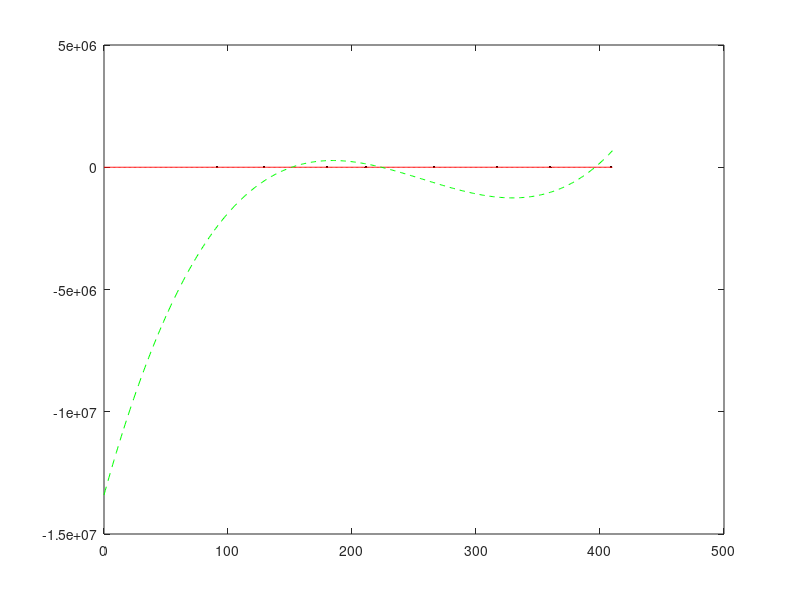

The MATLAB source for this figure:
%25m
time = [91 91 91  129 129 129 180 180 180 211 211 211 266 266 266 ...
        317 317 317 360 360 360 409 409 409];


growth = [115 162 133 187 166 163 188 170 179 152 155 160 132 209 ...
          166 259 227 250 237 311 220 211 326 254];

% 15m
time =	[91 91 91 129 129 129 180 180 180 211 211 211 266 266 266 ...
         317 317 317 360 360 360 409 409 409];
growth = [117.743 99.2933333333	96.718 180.5616666667 167.8133333333 ...
          153.3453333333 158.25	150.9446666667 134.1823333333 188.849 ...
          164.6823333333 203.2726666667	176.7323333333 112.318 ...
          206.6976666667 198.3906666667	222.1063333333	239.009 ...
          318.1553333333 244.739 348.1586666667	295.4226666667	311.287	321.0326666667];

p = polyfit(time, growth, 4)
x = 0:410;
y = polyval(p, x);

figure(1)
clf
plot(time, growth, '.k')
hold on
plot(x,y,'r')

A = 1;
B = 3*p(2)/4/p(1);
C = 1*p(3)/2/p(1);
D = 1*p(4)/4/p(1);

dydx = polyval([A B C D], x)
%x.^3 + B*x.^2 + C*x + D;
plot(x, dydx, '--g')

roots([A B C D])
